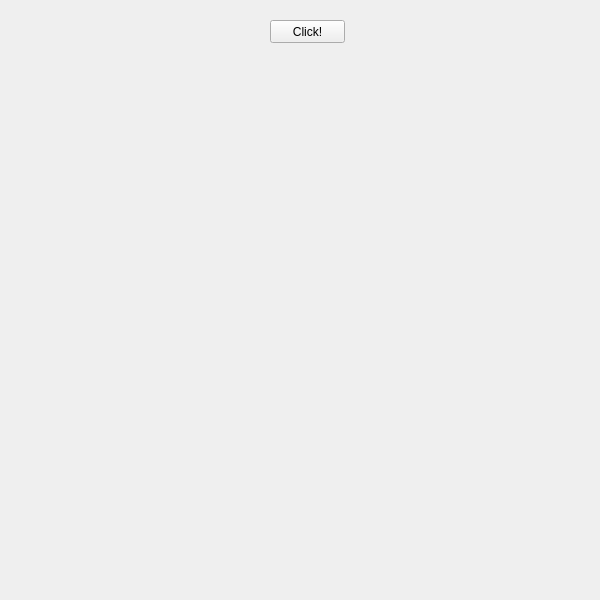
<?xml version="1.0" encoding="UTF-8"?>
<ui version="4.0">
 <class>Form</class>
 <widget class="QWidget" name="Form">
  <property name="geometry">
   <rect>
    <x>0</x>
    <y>0</y>
    <width>600</width>
    <height>600</height>
   </rect>
  </property>
  <property name="windowTitle">
   <string>Form</string>
  </property>
  <widget class="QPushButton" name="pushButton">
   <property name="geometry">
    <rect>
     <x>270</x>
     <y>20</y>
     <width>75</width>
     <height>23</height>
    </rect>
   </property>
   <property name="text">
    <string>Click!</string>
   </property>
  </widget>
 </widget>
 <resources/>
 <connections/>
</ui>
